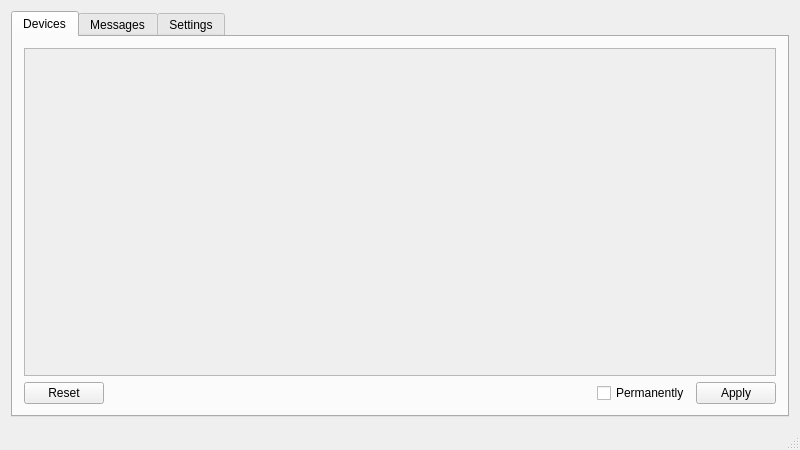
<?xml version="1.0" encoding="UTF-8"?>
<ui version="4.0">
 <class>MainWindow</class>
 <widget class="QMainWindow" name="MainWindow">
  <property name="geometry">
   <rect>
    <x>0</x>
    <y>0</y>
    <width>800</width>
    <height>450</height>
   </rect>
  </property>
  <property name="windowTitle">
   <string>MainWindow</string>
  </property>
  <widget class="QWidget" name="centralWidget">
   <layout class="QGridLayout" name="gridLayout">
    <item row="0" column="0">
     <widget class="QTabWidget" name="tabWidget">
      <property name="currentIndex">
       <number>0</number>
      </property>
      <widget class="QWidget" name="device_tab">
       <property name="enabled">
        <bool>true</bool>
       </property>
       <attribute name="title">
        <string>Devices</string>
       </attribute>
       <layout class="QGridLayout" name="gridLayout_2">
        <item row="1" column="0">
         <widget class="QPushButton" name="reset_button">
          <property name="text">
           <string>Reset</string>
          </property>
         </widget>
        </item>
        <item row="1" column="1">
         <spacer name="horizontalSpacer">
          <property name="orientation">
           <enum>Qt::Horizontal</enum>
          </property>
          <property name="sizeHint" stdset="0">
           <size>
            <width>40</width>
            <height>20</height>
           </size>
          </property>
         </spacer>
        </item>
        <item row="1" column="3">
         <widget class="QPushButton" name="apply_button">
          <property name="enabled">
           <bool>true</bool>
          </property>
          <property name="text">
           <string>Apply</string>
          </property>
          <property name="checkable">
           <bool>false</bool>
          </property>
         </widget>
        </item>
        <item row="0" column="0" colspan="4">
         <widget class="QTreeView" name="device_view">
          <property name="enabled">
           <bool>false</bool>
          </property>
          <property name="font">
           <font>
            <family>DejaVu Sans Mono</family>
           </font>
          </property>
          <property name="styleSheet">
           <string notr="true"/>
          </property>
          <property name="frameShape">
           <enum>QFrame::StyledPanel</enum>
          </property>
          <property name="frameShadow">
           <enum>QFrame::Plain</enum>
          </property>
          <property name="editTriggers">
           <set>QAbstractItemView::CurrentChanged|QAbstractItemView::EditKeyPressed|QAbstractItemView::SelectedClicked</set>
          </property>
          <property name="alternatingRowColors">
           <bool>true</bool>
          </property>
          <property name="selectionBehavior">
           <enum>QAbstractItemView::SelectRows</enum>
          </property>
          <property name="textElideMode">
           <enum>Qt::ElideMiddle</enum>
          </property>
          <property name="indentation">
           <number>20</number>
          </property>
          <property name="rootIsDecorated">
           <bool>true</bool>
          </property>
          <property name="uniformRowHeights">
           <bool>true</bool>
          </property>
          <property name="sortingEnabled">
           <bool>false</bool>
          </property>
          <attribute name="headerShowSortIndicator" stdset="0">
           <bool>false</bool>
          </attribute>
          <attribute name="headerStretchLastSection">
           <bool>true</bool>
          </attribute>
         </widget>
        </item>
        <item row="1" column="2">
         <widget class="QCheckBox" name="permanent_checkbox">
          <property name="text">
           <string>Permanently</string>
          </property>
         </widget>
        </item>
       </layout>
      </widget>
      <widget class="QWidget" name="message_tab">
       <attribute name="title">
        <string>Messages</string>
       </attribute>
       <layout class="QGridLayout" name="gridLayout_3">
        <item row="0" column="0">
         <widget class="QTextBrowser" name="messages_text">
          <property name="font">
           <font>
            <family>Monospace</family>
            <pointsize>8</pointsize>
           </font>
          </property>
         </widget>
        </item>
       </layout>
      </widget>
      <widget class="QWidget" name="settings_tab">
       <attribute name="title">
        <string>Settings</string>
       </attribute>
       <layout class="QGridLayout" name="gridLayout_4">
        <item row="0" column="0" colspan="2">
         <widget class="QToolBox" name="toolBox">
          <property name="currentIndex">
           <number>1</number>
          </property>
          <widget class="QWidget" name="page">
           <property name="geometry">
            <rect>
             <x>0</x>
             <y>0</y>
             <width>184</width>
             <height>134</height>
            </rect>
           </property>
           <attribute name="label">
            <string>Notifications</string>
           </attribute>
           <layout class="QGridLayout" name="gridLayout_6">
            <item row="1" column="0">
             <widget class="QCheckBox" name="notify_allowed">
              <property name="text">
               <string>Allowed</string>
              </property>
             </widget>
            </item>
            <item row="0" column="2">
             <widget class="QCheckBox" name="notify_removed">
              <property name="text">
               <string>Removed</string>
              </property>
             </widget>
            </item>
            <item row="2" column="0">
             <widget class="QCheckBox" name="notify_rejected">
              <property name="text">
               <string>Rejected</string>
              </property>
              <property name="checked">
               <bool>true</bool>
              </property>
             </widget>
            </item>
            <item row="0" column="0">
             <widget class="QCheckBox" name="notify_inserted">
              <property name="text">
               <string>Inserted</string>
              </property>
              <property name="checked">
               <bool>true</bool>
              </property>
             </widget>
            </item>
            <item row="4" column="0">
             <spacer name="verticalSpacer_2">
              <property name="orientation">
               <enum>Qt::Vertical</enum>
              </property>
              <property name="sizeHint" stdset="0">
               <size>
                <width>20</width>
                <height>40</height>
               </size>
              </property>
             </spacer>
            </item>
            <item row="1" column="2">
             <widget class="QCheckBox" name="notify_blocked">
              <property name="text">
               <string>Blocked</string>
              </property>
              <property name="checked">
               <bool>true</bool>
              </property>
             </widget>
            </item>
            <item row="3" column="0">
             <widget class="QCheckBox" name="notify_ipc">
              <property name="text">
               <string>IPC status</string>
              </property>
             </widget>
            </item>
            <item row="2" column="2">
             <widget class="QCheckBox" name="notify_present">
              <property name="text">
               <string>Present</string>
              </property>
             </widget>
            </item>
           </layout>
          </widget>
          <widget class="QWidget" name="page_2">
           <property name="geometry">
            <rect>
             <x>0</x>
             <y>0</y>
             <width>760</width>
             <height>299</height>
            </rect>
           </property>
           <attribute name="label">
            <string>Device Dialog</string>
           </attribute>
           <layout class="QGridLayout" name="gridLayout_5">
            <item row="4" column="0" colspan="3">
             <widget class="QCheckBox" name="decision_permanent_checkbox">
              <property name="text">
               <string>Decision is permanent by default</string>
              </property>
             </widget>
            </item>
            <item row="5" column="0" colspan="3">
             <widget class="QCheckBox" name="show_reject_button_checkbox">
              <property name="toolTip">
               <string>&lt;html&gt;&lt;head/&gt;&lt;body&gt;&lt;p&gt;Reject causes the device to be logically removed from the operating system. The device might still get power from the from the bus, however, it has to be reinserted for it to get visible for the operating system again.&lt;/p&gt;&lt;/body&gt;&lt;/html&gt;</string>
              </property>
              <property name="text">
               <string>Show the Reject button</string>
              </property>
             </widget>
            </item>
            <item row="8" column="0">
             <spacer name="verticalSpacer">
              <property name="orientation">
               <enum>Qt::Vertical</enum>
              </property>
              <property name="sizeHint" stdset="0">
               <size>
                <width>20</width>
                <height>40</height>
               </size>
              </property>
             </spacer>
            </item>
            <item row="1" column="0">
             <widget class="QLabel" name="label_2">
              <property name="text">
               <string>Default decision timeout (seconds)</string>
              </property>
             </widget>
            </item>
            <item row="3" column="0">
             <widget class="QLabel" name="label_3">
              <property name="text">
               <string>Decision method</string>
              </property>
             </widget>
            </item>
            <item row="0" column="0">
             <widget class="QLabel" name="label">
              <property name="text">
               <string>Default decision</string>
              </property>
             </widget>
            </item>
            <item row="0" column="2">
             <widget class="QComboBox" name="default_decision_combobox">
              <item>
               <property name="text">
                <string>allow</string>
               </property>
              </item>
              <item>
               <property name="text">
                <string>block</string>
               </property>
              </item>
              <item>
               <property name="text">
                <string>reject</string>
               </property>
              </item>
             </widget>
            </item>
            <item row="1" column="2">
             <widget class="QSpinBox" name="decision_timeout">
              <property name="suffix">
               <string/>
              </property>
              <property name="maximum">
               <number>3600</number>
              </property>
              <property name="value">
               <number>23</number>
              </property>
             </widget>
            </item>
            <item row="3" column="2">
             <widget class="QComboBox" name="decision_method_combobox">
              <item>
               <property name="text">
                <string>Buttons</string>
               </property>
              </item>
             </widget>
            </item>
            <item row="6" column="0">
             <widget class="QCheckBox" name="randomize_position_checkbox">
              <property name="text">
               <string>Randomize position of the window</string>
              </property>
              <property name="checked">
               <bool>true</bool>
              </property>
             </widget>
            </item>
            <item row="7" column="0">
             <widget class="QCheckBox" name="mask_serial_checkbox">
              <property name="toolTip">
               <string>&lt;html&gt;&lt;head/&gt;&lt;body&gt;&lt;p&gt;Starting from the end, mask every 2nd character in the displayed serial number value with an asterisk symbol.&lt;/p&gt;&lt;/body&gt;&lt;/html&gt;</string>
              </property>
              <property name="text">
               <string>Mask the serial number value</string>
              </property>
              <property name="checked">
               <bool>true</bool>
              </property>
             </widget>
            </item>
           </layout>
          </widget>
         </widget>
        </item>
       </layout>
      </widget>
     </widget>
    </item>
   </layout>
  </widget>
  <widget class="QStatusBar" name="statusBar"/>
  <action name="actionQuit">
   <property name="text">
    <string>Quit</string>
   </property>
  </action>
 </widget>
 <layoutdefault spacing="6" margin="11"/>
 <resources/>
 <connections/>
</ui>
